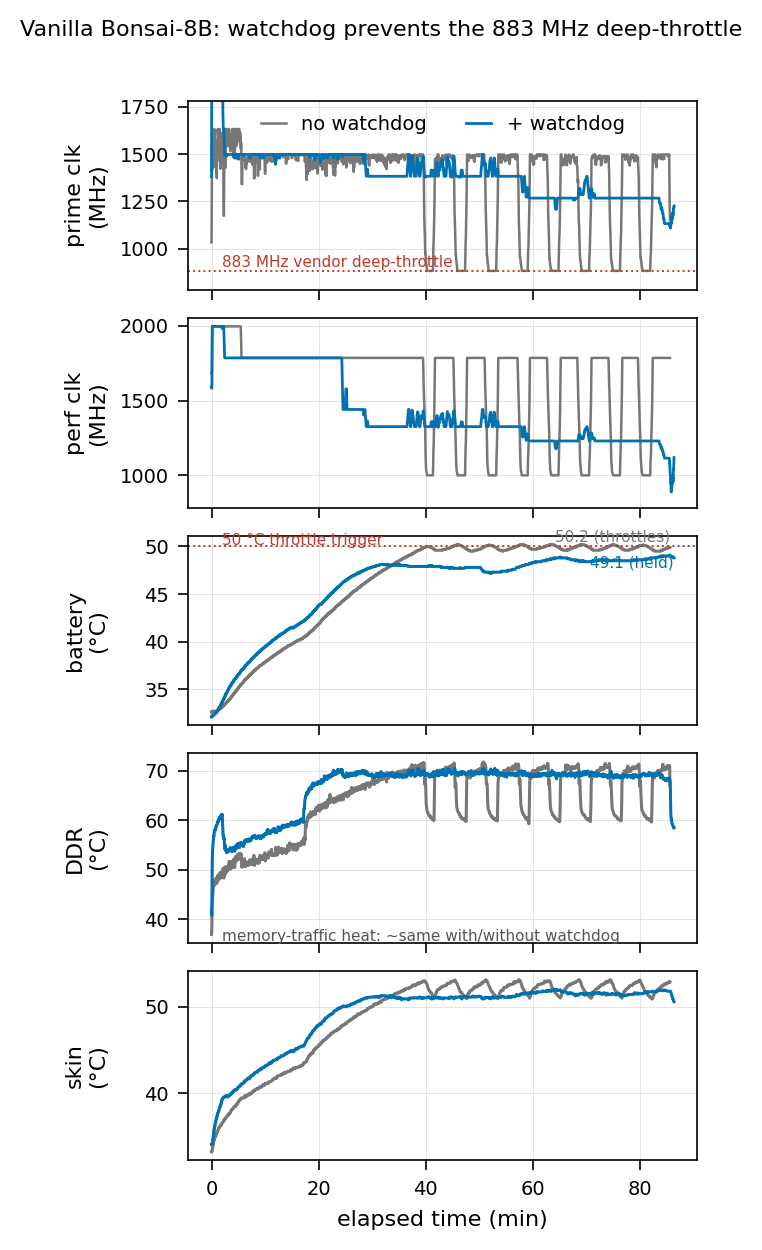

Source code (Python):
#!/usr/bin/env python3
# Reframed watchdog preemption: vanilla Bonsai-8B WITH the battery-50C-anchored watchdog
# vs WITHOUT it (baseline). Both cold start. Five panels: prime clock, perf clock, battery
# (50C throttle line), DDR temp (the memory-traffic heat), skin. Shows the watchdog converting
# the vendor's 883 MHz deep-throttle into a controlled glide that holds battery below 50C, while
# DDR (memory heat) stays ~the same in both runs -- the clock is not the heat lever.
import csv, io
import numpy as np
import matplotlib
matplotlib.use("Agg")
import matplotlib.pyplot as plt

RUNS = [("no watchdog", "/tmp/nat_bonsai/vanilla", "#777777"),
        ("+ watchdog",  "/tmp/wd_vanilla",         "#0072B2")]

def load(path):
    raw = open(f"{path}/sensors.csv", "rb").read().decode("utf-8", "replace")
    sr = list(csv.DictReader(raw.splitlines()))
    def col(n):
        out = []
        for r in sr:
            try: out.append(float(r.get(n, "")))
            except: out.append(np.nan)
        return np.array(out)
    t = col("monotonic_s"); t = (t - t[0]) / 60.0
    return dict(t=t, prime=col("cpu6_freq_hz")/1e3, perf=col("cpu0_freq_hz")/1e3,
                bat=col("battery_temp_mc")/1000.0, skin=col("shell_front_temp_mc")/1000.0,
                ddr=col("ddr_temp_mc")/1000.0)

def smooth(y, w):
    y = np.asarray(y, float)
    if np.isnan(y).any(): y = np.where(np.isnan(y), np.nanmean(y), y)
    pad = w // 2
    return np.convolve(np.pad(y, pad, mode="edge"), np.ones(w)/w, mode="valid")[:len(y)]

data = {lbl: load(p) for lbl, p, _ in RUNS}

plt.rcParams.update({"font.size": 8, "axes.linewidth": 0.6, "legend.frameon": False,
                     "xtick.major.width": 0.6, "ytick.major.width": 0.6})
fig, ax = plt.subplots(5, 1, figsize=(3.4, 6.2), sharex=True)

for lbl, path, color in RUNS:
    d = data[lbl]
    lw = 1.0 if "+" in lbl else 0.9
    ax[0].plot(d["t"], smooth(d["prime"], 25), color=color, lw=lw, label=lbl)
    ax[1].plot(d["t"], smooth(d["perf"], 25),  color=color, lw=lw, label=lbl)
    ax[2].plot(d["t"], smooth(d["bat"], 7),    color=color, lw=1.1, label=lbl)
    ax[3].plot(d["t"], smooth(d["ddr"], 7),    color=color, lw=1.1, label=lbl)
    ax[4].plot(d["t"], smooth(d["skin"], 7),   color=color, lw=1.1, label=lbl)

# prime clock -- mark the 883 deep-throttle floor
ax[0].axhline(883, color="#c0392b", ls=":", lw=0.7)
ax[0].text(2, 905, "883 MHz vendor deep-throttle", fontsize=5.5, color="#c0392b")
ax[0].set_ylabel("prime clk\n(MHz)"); ax[0].set_ylim(780, 1780)
ax[0].legend(loc="upper center", fontsize=7, ncol=2, handlelength=1.3, bbox_to_anchor=(0.5, 1.02))

ax[1].set_ylabel("perf clk\n(MHz)"); ax[1].set_ylim(780, 2050)

# battery -- mark the 50C throttle threshold
ax[2].axhline(50, color="#c0392b", ls=":", lw=0.7)
ax[2].text(2, 50.15, "50 °C throttle trigger", fontsize=5.5, color="#c0392b")
ax[2].set_ylabel("battery\n(°C)")
ax[2].annotate("50.2 (throttles)", (data["no watchdog"]["t"][-1], 50.2), fontsize=5.5,
               color="#777777", ha="right", va="bottom")
ax[2].annotate("49.1 (held)", (data["+ watchdog"]["t"][-1], 49.1), fontsize=5.5,
               color="#0072B2", ha="right", va="top")

# DDR -- the memory-traffic heat; ~identical in both (clock is not the heat lever)
ax[3].set_ylabel("DDR\n(°C)")
ax[3].text(2, ax[3].get_ylim()[0] + 0.5, "memory-traffic heat: ~same with/without watchdog",
           fontsize=5.5, color="#555", transform=ax[3].get_yaxis_transform() if False else ax[3].transData)

ax[4].set_ylabel("skin\n(°C)"); ax[4].set_xlabel("elapsed time (min)")

for a in ax:
    a.grid(True, lw=0.3, alpha=0.4); a.tick_params(labelsize=7)
fig.align_ylabels(ax)
fig.suptitle("Vanilla Bonsai-8B: watchdog prevents the 883 MHz deep-throttle",
             fontsize=8, y=0.996)
fig.tight_layout(h_pad=0.35, rect=(0, 0, 1, 0.988))
fig.savefig("figures/fig_watchdog_preempt.png", dpi=200, bbox_inches="tight")
fig.savefig("figures/fig_watchdog_preempt.pdf", bbox_inches="tight")
print("wrote figures/fig_watchdog_preempt.{png,pdf}")
for lbl, path, _ in RUNS:
    d = data[lbl]
    print(f"  {lbl}: peakBAT={np.nanmax(d['bat']):.1f} peakDDR={np.nanmax(d['ddr']):.1f} peakSKIN={np.nanmax(d['skin']):.1f} deep%={100*np.mean(d['prime']<=1000):.0f}")
